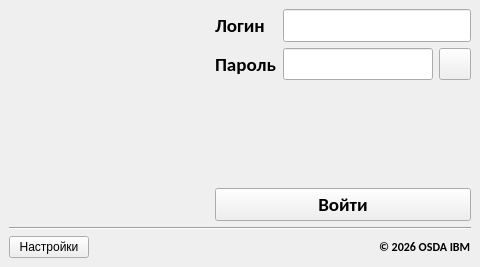
<?xml version="1.0" encoding="UTF-8"?>
<ui version="4.0">
 <class>LoginWindow</class>
 <widget class="QMainWindow" name="LoginWindow">
  <property name="geometry">
   <rect>
    <x>0</x>
    <y>0</y>
    <width>480</width>
    <height>267</height>
   </rect>
  </property>
  <property name="minimumSize">
   <size>
    <width>480</width>
    <height>267</height>
   </size>
  </property>
  <property name="maximumSize">
   <size>
    <width>480</width>
    <height>267</height>
   </size>
  </property>
  <property name="sizeIncrement">
   <size>
    <width>20</width>
    <height>20</height>
   </size>
  </property>
  <property name="windowTitle">
   <string>ACMS</string>
  </property>
  <property name="windowIcon">
   <iconset resource="lw.qrc">
    <normaloff>:/labels/label.png</normaloff>:/labels/label.png</iconset>
  </property>
  <widget class="QWidget" name="centralwidget">
   <layout class="QGridLayout" name="gridLayout">
    <item row="0" column="0">
     <layout class="QHBoxLayout" name="horizontalLayout">
      <item>
       <widget class="QLabel" name="label">
        <property name="sizePolicy">
         <sizepolicy hsizetype="Preferred" vsizetype="Preferred">
          <horstretch>121</horstretch>
          <verstretch>131</verstretch>
         </sizepolicy>
        </property>
        <property name="minimumSize">
         <size>
          <width>121</width>
          <height>131</height>
         </size>
        </property>
        <property name="maximumSize">
         <size>
          <width>121</width>
          <height>131</height>
         </size>
        </property>
        <property name="text">
         <string/>
        </property>
        <property name="pixmap">
         <pixmap resource="lw.qrc">:/labels/label.png</pixmap>
        </property>
        <property name="scaledContents">
         <bool>true</bool>
        </property>
        <property name="alignment">
         <set>Qt::AlignmentFlag::AlignCenter</set>
        </property>
       </widget>
      </item>
      <item>
       <spacer name="horizontalSpacer">
        <property name="orientation">
         <enum>Qt::Orientation::Horizontal</enum>
        </property>
        <property name="sizeHint" stdset="0">
         <size>
          <width>40</width>
          <height>20</height>
         </size>
        </property>
       </spacer>
      </item>
      <item>
       <layout class="QVBoxLayout" name="verticalLayout">
        <item>
         <layout class="QFormLayout" name="formLayout">
          <item row="0" column="1">
           <widget class="QLineEdit" name="lelogin">
            <property name="sizePolicy">
             <sizepolicy hsizetype="Expanding" vsizetype="Fixed">
              <horstretch>180</horstretch>
              <verstretch>33</verstretch>
             </sizepolicy>
            </property>
            <property name="minimumSize">
             <size>
              <width>180</width>
              <height>33</height>
             </size>
            </property>
            <property name="font">
             <font>
              <family>Carlito</family>
              <pointsize>12</pointsize>
              <bold>true</bold>
             </font>
            </property>
           </widget>
          </item>
          <item row="1" column="0">
           <widget class="QLabel" name="label_2">
            <property name="font">
             <font>
              <family>Carlito</family>
              <pointsize>14</pointsize>
              <bold>true</bold>
             </font>
            </property>
            <property name="text">
             <string>Пароль</string>
            </property>
           </widget>
          </item>
          <item row="0" column="0">
           <widget class="QLabel" name="label_3">
            <property name="font">
             <font>
              <family>Carlito</family>
              <pointsize>14</pointsize>
              <bold>true</bold>
             </font>
            </property>
            <property name="text">
             <string>Логин</string>
            </property>
           </widget>
          </item>
          <item row="1" column="1">
           <layout class="QFormLayout" name="formLayout_2">
            <item row="0" column="0">
             <widget class="QLineEdit" name="lepass">
              <property name="minimumSize">
               <size>
                <width>150</width>
                <height>32</height>
               </size>
              </property>
              <property name="maximumSize">
               <size>
                <width>16777215</width>
                <height>32</height>
               </size>
              </property>
              <property name="font">
               <font>
                <family>Carlito</family>
                <pointsize>12</pointsize>
                <bold>true</bold>
               </font>
              </property>
             </widget>
            </item>
            <item row="0" column="1">
             <widget class="QPushButton" name="btnshowpass">
              <property name="minimumSize">
               <size>
                <width>32</width>
                <height>32</height>
               </size>
              </property>
              <property name="maximumSize">
               <size>
                <width>32</width>
                <height>32</height>
               </size>
              </property>
              <property name="font">
               <font>
                <family>Carlito</family>
                <pointsize>14</pointsize>
                <bold>true</bold>
               </font>
              </property>
              <property name="text">
               <string/>
              </property>
              <property name="icon">
               <iconset resource="lw.qrc">
                <normaloff>:/labels/show.png</normaloff>:/labels/show.png</iconset>
              </property>
             </widget>
            </item>
           </layout>
          </item>
         </layout>
        </item>
        <item>
         <spacer name="verticalSpacer">
          <property name="orientation">
           <enum>Qt::Orientation::Vertical</enum>
          </property>
          <property name="sizeHint" stdset="0">
           <size>
            <width>20</width>
            <height>40</height>
           </size>
          </property>
         </spacer>
        </item>
        <item>
         <widget class="QPushButton" name="btnlogin">
          <property name="font">
           <font>
            <family>Carlito</family>
            <pointsize>14</pointsize>
            <bold>true</bold>
           </font>
          </property>
          <property name="text">
           <string>Войти</string>
          </property>
         </widget>
        </item>
       </layout>
      </item>
     </layout>
    </item>
    <item row="1" column="0">
     <widget class="Line" name="line">
      <property name="orientation">
       <enum>Qt::Orientation::Horizontal</enum>
      </property>
     </widget>
    </item>
    <item row="2" column="0">
     <layout class="QHBoxLayout" name="horizontalLayout_2">
      <item>
       <widget class="QPushButton" name="btnsettings">
        <property name="text">
         <string>Настройки</string>
        </property>
       </widget>
      </item>
      <item>
       <spacer name="horizontalSpacer_2">
        <property name="orientation">
         <enum>Qt::Orientation::Horizontal</enum>
        </property>
        <property name="sizeHint" stdset="0">
         <size>
          <width>40</width>
          <height>20</height>
         </size>
        </property>
       </spacer>
      </item>
      <item>
       <widget class="QLabel" name="label_4">
        <property name="font">
         <font>
          <family>Carlito</family>
          <italic>false</italic>
          <bold>true</bold>
         </font>
        </property>
        <property name="text">
         <string>© 2026 OSDA IBM</string>
        </property>
       </widget>
      </item>
     </layout>
    </item>
   </layout>
  </widget>
 </widget>
 <resources>
  <include location="lw.qrc"/>
 </resources>
 <connections/>
</ui>
